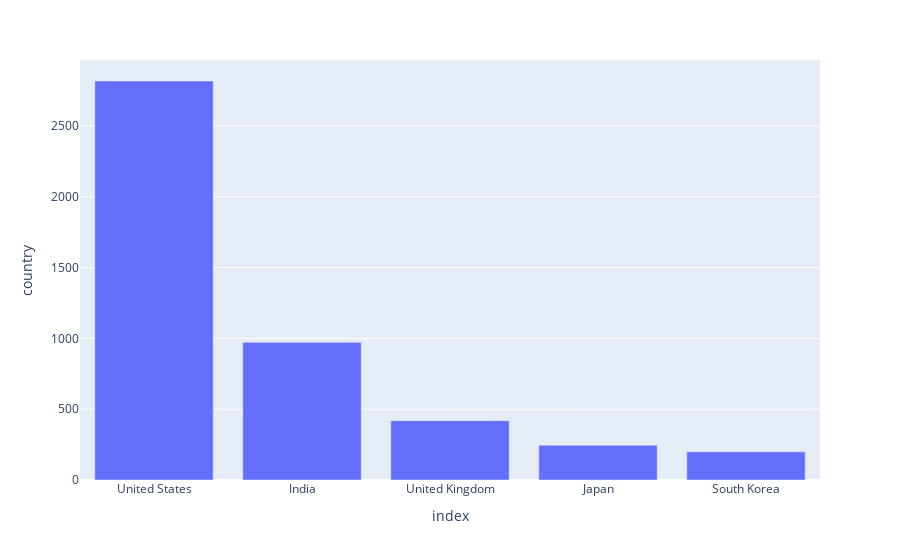

The notebook cell this image was saved under:
### Code cell
fig=px.bar(top_5, y='country')
fig.show()

### Figure 1 — Plotly figure (JSON) as saved in the notebook; plotly's stock layout.template omitted (floating-point values rounded to 4 significant figures)
{"data": [{"alignmentgroup": "True", "hovertemplate": "index=%{x}<br>country=%{y}<extra></extra>", "legendgroup": "", "marker": {"color": "#636efa", "pattern": {"shape": ""}}, "name": "", "offsetgroup": "", "orientation": "v", "showlegend": false, "textposition": "auto", "type": "bar", "x": ["United States", "India", "United Kingdom", "Japan", "South Korea"], "xaxis": "x", "y": [2818, 972, 419, 245, 199], "yaxis": "y"}], "layout": {"autosize": true, "barmode": "relative", "legend": {"tracegroupgap": 0}, "margin": {"t": 60}, "xaxis": {"anchor": "y", "autorange": true, "domain": [0, 1], "range": [-0.5, 4.5], "title": {"text": "index"}, "type": "category"}, "yaxis": {"anchor": "x", "autorange": true, "domain": [0, 1], "range": [0, 2966.0], "title": {"text": "country"}, "type": "linear"}}}
